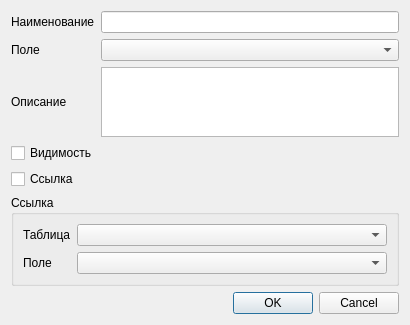
<?xml version="1.0" encoding="UTF-8"?>
<ui version="4.0">
 <class>FieldDialog</class>
 <widget class="QDialog" name="FieldDialog">
  <property name="enabled">
   <bool>true</bool>
  </property>
  <property name="geometry">
   <rect>
    <x>0</x>
    <y>0</y>
    <width>410</width>
    <height>315</height>
   </rect>
  </property>
  <property name="windowTitle">
   <string>Dialog</string>
  </property>
  <layout class="QGridLayout" name="gridLayout">
   <item row="6" column="0">
    <widget class="QLabel" name="lblDescription">
     <property name="text">
      <string>Описание</string>
     </property>
    </widget>
   </item>
   <item row="4" column="1">
    <widget class="QComboBox" name="cmbField"/>
   </item>
   <item row="4" column="0">
    <widget class="QLabel" name="lblField">
     <property name="text">
      <string>Поле</string>
     </property>
    </widget>
   </item>
   <item row="6" column="1">
    <widget class="QTextEdit" name="edtDescription"/>
   </item>
   <item row="9" column="0" colspan="2">
    <widget class="QGroupBox" name="groupReference">
     <property name="title">
      <string>Ссылка</string>
     </property>
     <layout class="QGridLayout" name="gridLayout_2">
      <item row="1" column="1">
       <widget class="QComboBox" name="cmbRefField">
        <property name="sizePolicy">
         <sizepolicy hsizetype="Expanding" vsizetype="Fixed">
          <horstretch>0</horstretch>
          <verstretch>0</verstretch>
         </sizepolicy>
        </property>
       </widget>
      </item>
      <item row="0" column="1">
       <widget class="QComboBox" name="cmbRefTable">
        <property name="sizePolicy">
         <sizepolicy hsizetype="Expanding" vsizetype="Fixed">
          <horstretch>0</horstretch>
          <verstretch>0</verstretch>
         </sizepolicy>
        </property>
       </widget>
      </item>
      <item row="0" column="0">
       <widget class="QLabel" name="lblRefTable">
        <property name="text">
         <string>Таблица</string>
        </property>
       </widget>
      </item>
      <item row="1" column="0">
       <widget class="QLabel" name="lblRefField">
        <property name="text">
         <string>Поле</string>
        </property>
       </widget>
      </item>
     </layout>
    </widget>
   </item>
   <item row="8" column="0">
    <widget class="QCheckBox" name="chkHasReference">
     <property name="text">
      <string>Ссылка</string>
     </property>
    </widget>
   </item>
   <item row="0" column="0">
    <widget class="QLabel" name="lblName">
     <property name="text">
      <string>Наименование</string>
     </property>
    </widget>
   </item>
   <item row="11" column="0" colspan="2">
    <widget class="QDialogButtonBox" name="buttonBox">
     <property name="orientation">
      <enum>Qt::Horizontal</enum>
     </property>
     <property name="standardButtons">
      <set>QDialogButtonBox::Cancel|QDialogButtonBox::Ok</set>
     </property>
    </widget>
   </item>
   <item row="0" column="1">
    <widget class="QLineEdit" name="edtName"/>
   </item>
   <item row="7" column="0" colspan="2">
    <widget class="QCheckBox" name="chkVisible">
     <property name="text">
      <string>Видимость</string>
     </property>
    </widget>
   </item>
  </layout>
 </widget>
 <resources/>
 <connections>
  <connection>
   <sender>buttonBox</sender>
   <signal>accepted()</signal>
   <receiver>FieldDialog</receiver>
   <slot>accept()</slot>
   <hints>
    <hint type="sourcelabel">
     <x>248</x>
     <y>254</y>
    </hint>
    <hint type="destinationlabel">
     <x>157</x>
     <y>274</y>
    </hint>
   </hints>
  </connection>
  <connection>
   <sender>buttonBox</sender>
   <signal>rejected()</signal>
   <receiver>FieldDialog</receiver>
   <slot>reject()</slot>
   <hints>
    <hint type="sourcelabel">
     <x>316</x>
     <y>260</y>
    </hint>
    <hint type="destinationlabel">
     <x>286</x>
     <y>274</y>
    </hint>
   </hints>
  </connection>
 </connections>
</ui>
